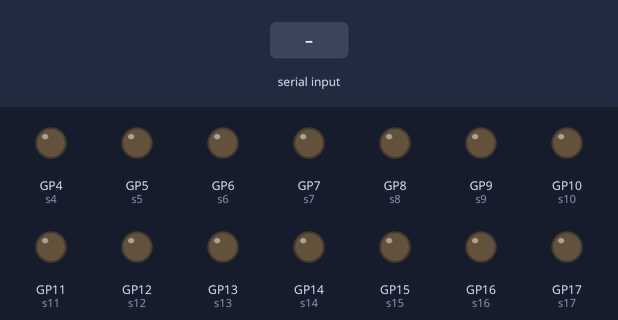
Simulated run of this program. Board: Raspberry Pi Pico running MicroPython. Shown: output pins drawn as LEDs (lit = HIGH). The test bench sets the inputs (shaded band). What the program prints to the serial console is not drawn.

Above: at 1.2 s.
1.3 s: "04o" typed at the serial console
At 1.7 s:
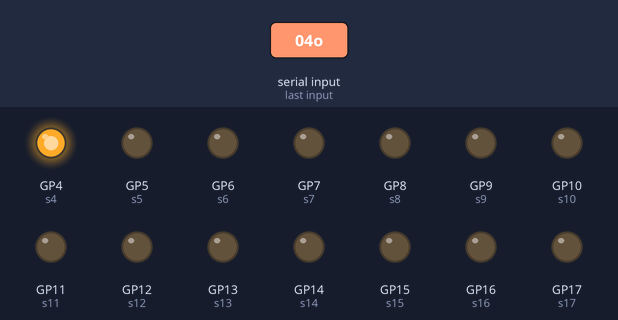
3.3 s: "05o" typed at the serial console
At 3.7 s:
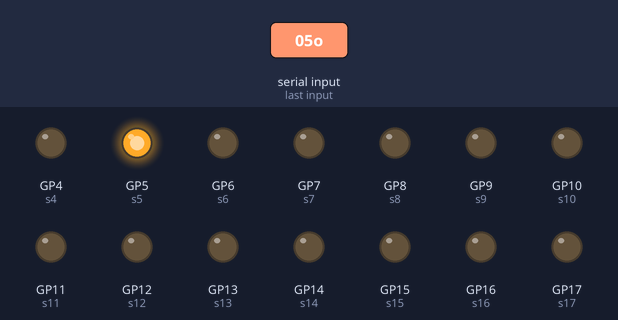
5.3 s: "06o" typed at the serial console
At 5.7 s:
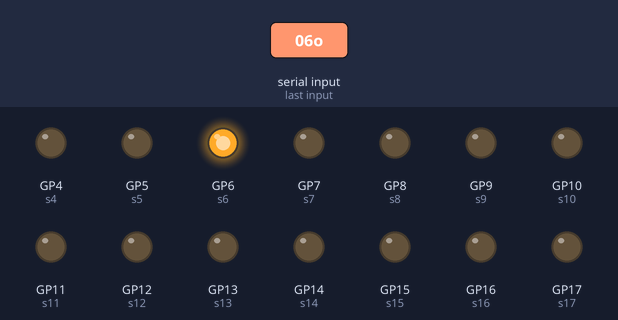
7.3 s: "07o" typed at the serial console
At 7.7 s:
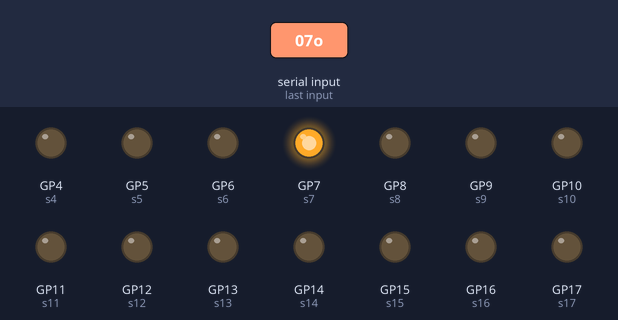
9.3 s: "08o" typed at the serial console
At 9.7 s:
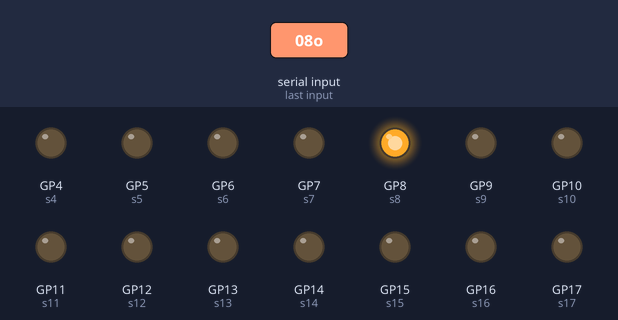
11.3 s: "09o" typed at the serial console
At 11.7 s:
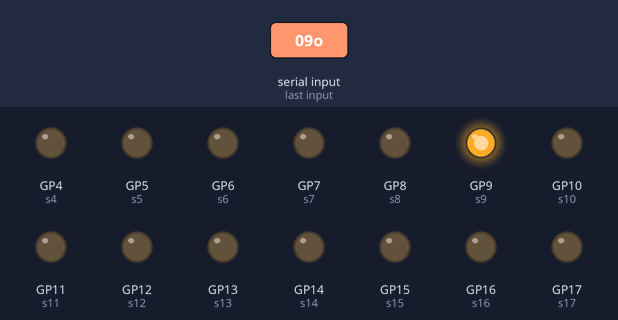
Timing chart, 0 to 14.3 s (numbered marks = the images above; inputs shaded):
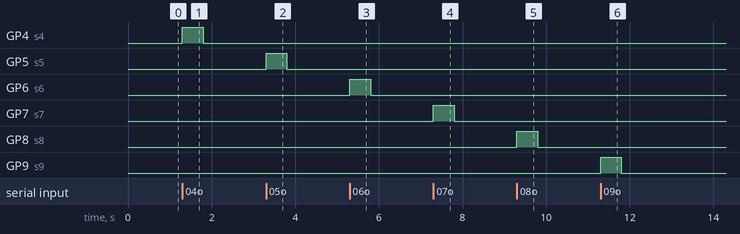

The program:

main.py
```python
import machine
import utime
import time
import sys
import select

led_on = machine.Pin(25, machine.Pin.OUT)
led_on.value(0)

s0 = machine.Pin(0, machine.Pin.OUT)
s1 = machine.Pin(1, machine.Pin.OUT)
s2 = machine.Pin(2, machine.Pin.OUT)
s3 = machine.Pin(3, machine.Pin.OUT)
s4 = machine.Pin(4, machine.Pin.OUT)
s5 = machine.Pin(5, machine.Pin.OUT)
s6 = machine.Pin(6, machine.Pin.OUT)
s7 = machine.Pin(7, machine.Pin.OUT)
s8 = machine.Pin(8, machine.Pin.OUT)
s9 = machine.Pin(9, machine.Pin.OUT)
s10 = machine.Pin(10, machine.Pin.OUT)
s11 = machine.Pin(11, machine.Pin.OUT)
s12 = machine.Pin(12, machine.Pin.OUT)
s13 = machine.Pin(13, machine.Pin.OUT)
s14 = machine.Pin(14, machine.Pin.OUT)
s15 = machine.Pin(15, machine.Pin.OUT)
s16 = machine.Pin(16, machine.Pin.OUT)
s17 = machine.Pin(17, machine.Pin.OUT)
s18 = machine.Pin(18, machine.Pin.OUT)
s19 = machine.Pin(19, machine.Pin.OUT)
s20 = machine.Pin(20, machine.Pin.OUT)
s21 = machine.Pin(21, machine.Pin.OUT)
s22 = machine.Pin(22, machine.Pin.OUT)


poll = select.poll()
poll.register( sys.stdin, select.POLLIN )
print("running...")

while True:
    res = poll.poll()
    ch = res[0][0].read(3)

    if (ch == '00o'):
        s0.value(1)
        utime.sleep(0.5)
        s0.value(0)

    if (ch == '01o'):
        s1.value(1)
        utime.sleep(0.5)
        s1.value(0)

    if (ch == '02o'):
        s2.value(1)
        utime.sleep(0.5)
        s2.value(0)

    if (ch == '03o'):
        s3.value(1)
        utime.sleep(0.5)
        s3.value(0)

    if (ch == '04o'):
        s4.value(1)
        utime.sleep(0.5)
        s4.value(0)

    if (ch == '05o'):
        s5.value(1)
        utime.sleep(0.5)
        s5.value(0)

    if (ch == '06o'):
        s6.value(1)
        utime.sleep(0.5)
        s6.value(0)

    if (ch == '07o'):
        s7.value(1)
        utime.sleep(0.5)
        s7.value(0)

    if (ch == '08o'):
        s8.value(1)
        utime.sleep(0.5)
        s8.value(0)

    if (ch == '09o'):
        s9.value(1)
        utime.sleep(0.5)
        s9.value(0)

    if (ch == '10o'):
        s10.value(1)
        utime.sleep(0.5)
        s10.value(0)

    if (ch == '11o'):
        s11.value(1)
        utime.sleep(0.5)
        s11.value(0)

    if (ch == '12o'):
        s12.value(1)
        utime.sleep(0.5)
        s12.value(0)

    if (ch == '13o'):
        s13.value(1)
        utime.sleep(0.5)
        s13.value(0)

    if (ch == '14o'):
        s14.value(1)
        utime.sleep(0.5)
        s14.value(0)

    if (ch == '15o'):
        s15.value(1)
        utime.sleep(0.5)
        s15.value(0)

    if (ch == '16o'):
        s16.value(1)
        utime.sleep(0.5)
        s16.value(0)

    if (ch == '17o'):
        s17.value(1)
        utime.sleep(0.5)
        s17.value(0)

    if (ch == '18o'):
        s18.value(1)
        utime.sleep(0.5)
        s18.value(0)

    if (ch == '19o'):
        s19.value(1)
        utime.sleep(0.5)
        s19.value(0)

    if (ch == '20o'):
        s20.value(1)
        utime.sleep(0.5)
        s20.value(0)

    if (ch == '21o'):
        s21.value(1)
        utime.sleep(0.5)
        s21.value(0)

    if (ch == '22o'):
        s22.value(1)
        utime.sleep(0.5)
        s22.value(0)
```

Measured:
- after the input at 1.3 s, GP4 (s4): LOW → HIGH at once, → LOW 0.50 s later
- after the input at 3.3 s, GP5 (s5): LOW → HIGH at once, → LOW 0.50 s later
- after the input at 5.3 s, GP6 (s6): LOW → HIGH at once, → LOW 0.50 s later
- after the input at 7.3 s, GP7 (s7): LOW → HIGH at once, → LOW 0.50 s later
- after the input at 9.3 s, GP8 (s8): LOW → HIGH at once, → LOW 0.50 s later
- after the input at 11.3 s, GP9 (s9): LOW → HIGH at once, → LOW 0.50 s later
